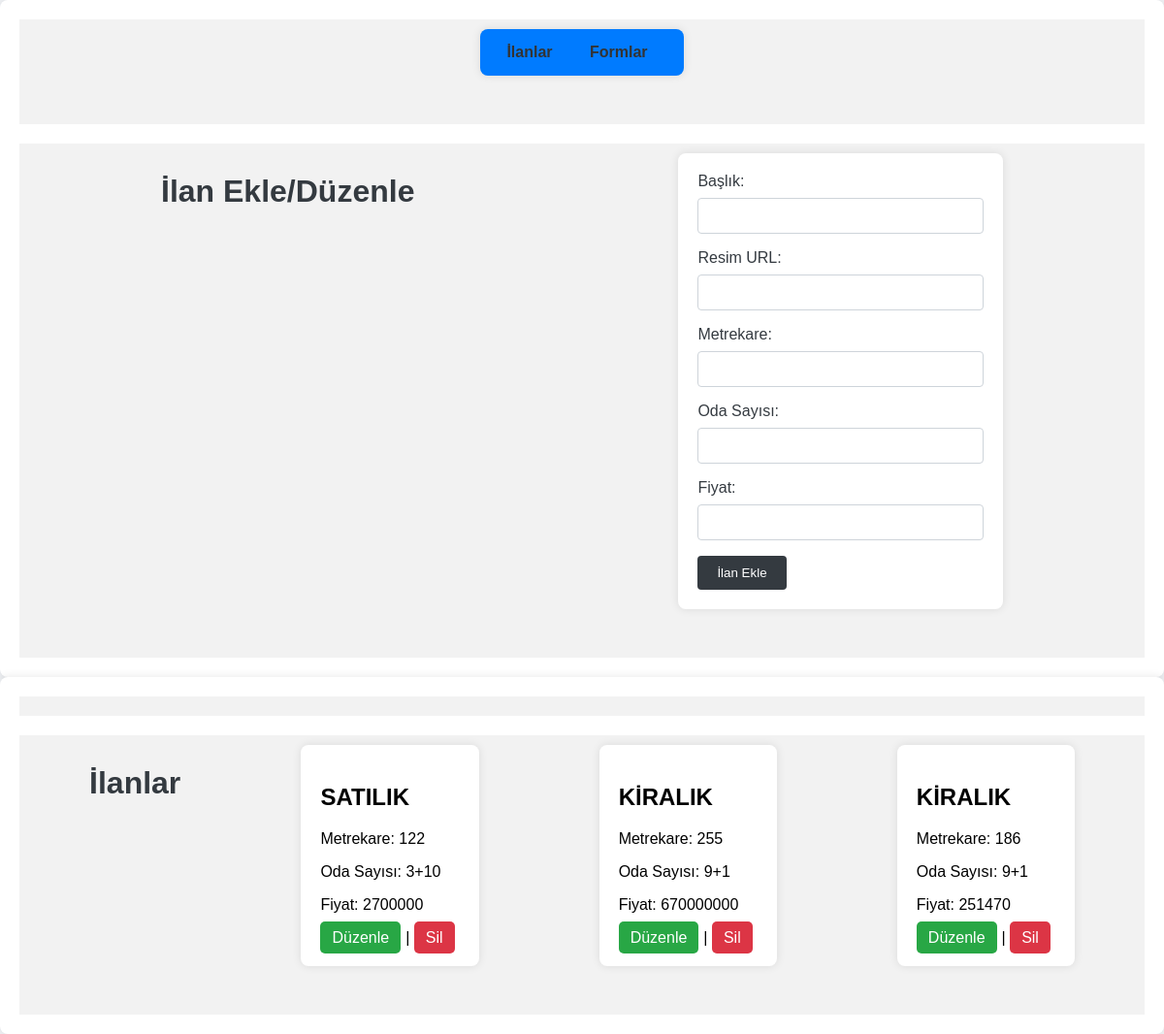
/ss/html/admin.php, run on the app's committed database.
### tables this page shows
CREATE TABLE `ilanver` (
  `id` int(11) NOT NULL,
  `baslik` varchar(50) NOT NULL,
  `resim` varchar(50) NOT NULL,
  `metrekare` varchar(50) NOT NULL,
  `odasayi` varchar(50) NOT NULL,
  `fiyat` int(50) NOT NULL
);

### ss/html/admin.php (the view, shortened to what this page needs)
<!DOCTYPE html>
<html lang="en">
<head>
    <link rel="stylesheet" href="../styles/navbar.css">
    <link rel="stylesheet" href="../styles/nav.css">
</head>
<body>
    <div class="container-fluid">
    <nav class="row"> <div class="title-container">
            <a href="admin.php">İlanlar</a>
            <a href="form.php">Formlar</a></div>
        </nav>
        <header class="row">
        </header>
        <main class="row">
            <h1>İlan Ekle/Düzenle</h1>
            <form method="post" action="">
                <label for="baslik">Başlık:</label>
                <input type="text" id="baslik" name="baslik" value="<?php echo isset($ilan) ? $ilan['baslik'] : ''; ?>" required>
                <label for="resim">Resim URL:</label>
                <input type="text" id="resim" name="resim" value="<?php echo isset($ilan) ? $ilan['resim'] : ''; ?>" required>
                <label for="metrekare">Metrekare:</label>
                <input type="text" id="metrekare" name="metrekare" value="<?php echo isset($ilan) ? $ilan['metrekare'] : ''; ?>" required>
                <label for="odasayi">Oda Sayısı:</label>
                <input type="text" id="odasayi" name="odasayi" value="<?php echo isset($ilan) ? $ilan['odasayi'] : ''; ?>" required>
                <label for="fiyat">Fiyat:</label>
                <input type="text" id="fiyat" name="fiyat" value="<?php echo isset($ilan) ? $ilan['fiyat'] : ''; ?>" required>
                <?php if (isset($ilan)): ?>
                    <button type="submit" name="ilan_duzenle">İlanı Düzenle</button>
                <?php else: ?>
                    <button type="submit" name="ilan_ekle">İlan Ekle</button>
                <?php endif; ?>
            </form>
        </main>
        <footer class="row justify-content-center">
        </footer>
    </div>
</body>
</html>
<?php
$servername = "localhost";
$username = "root";
$password = "";
$dbname = "tncemlak";
$conn = new mysqli($servername, $username, $password, $dbname);
$sql = "SELECT * FROM ilanver";
$result = $conn->query($sql);
?>
<!DOCTYPE html>
<html lang="en">
<head>
</head>
<body>
    <div class="container-fluid">
        <header class="row">
        </header>
        <main class="row">
            <h1>İlanlar</h1>
            <?php
            if ($result !== false && $result->num_rows > 0) {
                while ($row = $result->fetch_assoc()) {
                    echo "<div>";
                    echo "<h2>" . $row["baslik"] . "</h2>";
                    echo "<p>Metrekare: " . $row["metrekare"] . "</p>";
                    echo "<p>Oda Sayısı: " . $row["odasayi"] . "</p>";
                    echo "<p>Fiyat: " . $row["fiyat"] . "</p>";
                    echo "<a href='ilan_duzenle.php?id=" . $row["id"] . "' class='edit-button'>Düzenle</a>| ";
                    echo "<a href='?id=" . $row["id"] . "' class='delete-button'>Sil</a>";
                    echo "</div>";
                }
            } else {
                echo "Henüz ilan bulunmamaktadır.";
            }
            ?>
        </main>
        <footer class="row justify-content-center">
        </footer>
    </div>
</body>
</html>

### ss/styles/navbar.css (style rules this page uses)
body { font-family: Arial, sans-serif; background-color: #f0f2f5; margin: 0; padding: 0; }
.container-fluid { max-width: 1200px; margin: 0 auto; padding: 20px; background-color: #fff; border-radius: 8px; box-shadow: 0 0 10px rgba(0, 0, 0, 0.1); }
header, footer { background-color: #343a40; color: #fff; text-align: center; padding: 10px; }
main { margin-top: 20px; }
h1 { color: #343a40; }
form { background-color: #fff; padding: 20px; border-radius: 8px; box-shadow: 0 0 10px rgba(0, 0, 0, 0.1); margin-bottom: 20px; }
label { display: block; margin-bottom: 8px; color: #343a40; }
input { width: 100%; padding: 10px; margin-bottom: 16px; border: 1px solid #ced4da; border-radius: 4px; box-sizing: border-box; }
button { background-color: #343a40; color: #fff; padding: 10px 20px; border: none; border-radius: 4px; cursor: pointer; }
div { background-color: #ffff; padding: 20px; border-radius: 8px; box-shadow: 0 0 10px rgba(0, 0, 0, 0.1); margin-bottom: 20px; }
a { color: #343a40; text-decoration: none; margin-right: 10px; }

### ss/styles/nav.css (style rules this page uses)
.row { display: flex; justify-content: space-around; background-color: #f2f2f2; padding: 10px; }
nav a { text-decoration: none; color: #333; font-weight: bold; padding: 8px 12px; border-radius: 5px; transition: background-color 0.3s ease; }
.edit-button { background-color: #4CAF50; color: #fff; padding: 8px 12px; text-decoration: none; border-radius: 5px; margin-right: 5px; }
.delete-button { background-color: #f44336; color: #fff; padding: 8px 12px; text-decoration: none; border-radius: 5px; }
.title-container { background-color: #007BFF; color: #fff; padding: 15px; text-align: center; }
.edit-button, .delete-button { background-color: #28A745; color: #fff; padding: 8px 12px; text-decoration: none; border-radius: 5px; margin-right: 5px; }
.delete-button { background-color: #DC3545; }

### data on the page
ilanver: baslik "SATILIK", metrekare "122", odasayi "3+10", fiyat "2700000"
ilanver: baslik "KİRALIK", metrekare "255", odasayi "9+1", fiyat "670000000"
ilanver: baslik "KİRALIK", metrekare "186", odasayi "9+1", fiyat "251470"
